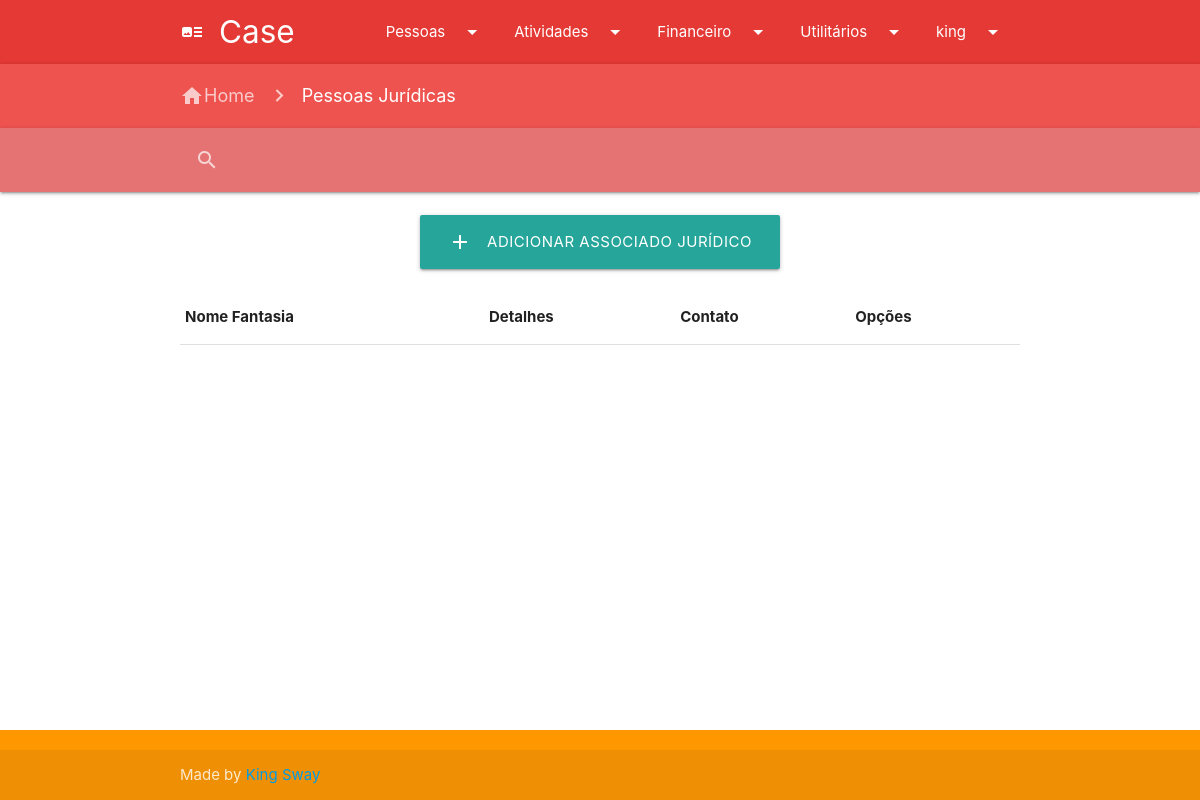
The page /pj.php (signed in) on the database as committed earlier.
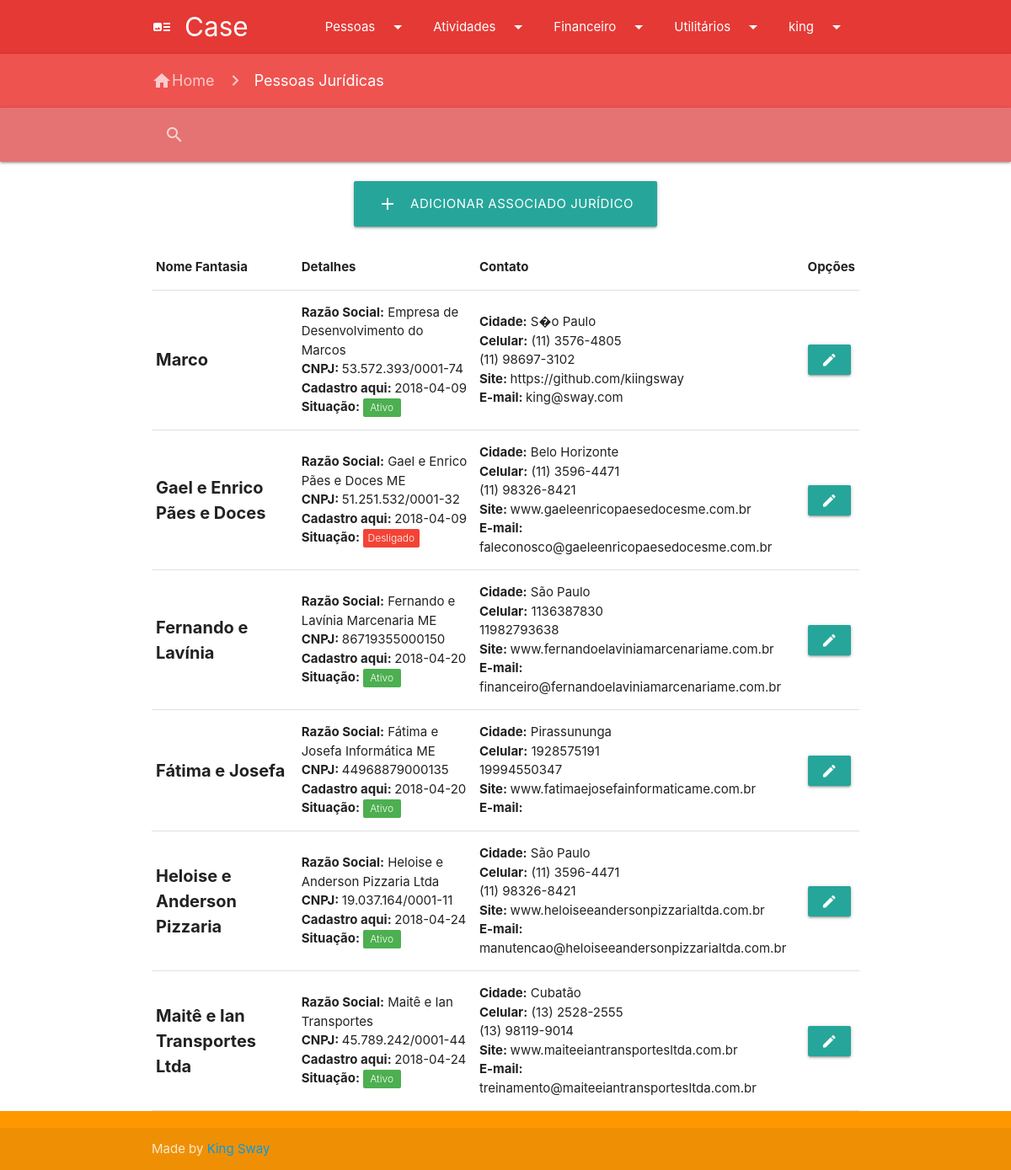
The same page on the database as committed later.
### tables this page shows
CREATE TABLE `dbusuarios` (
  `id` int(11) NOT NULL,
  `login` varchar(255) NOT NULL,
  `email` varchar(255) NOT NULL,
  `senha` varchar(255) NOT NULL,
  `permissoes` varchar(255) NOT NULL DEFAULT '0' COMMENT '1 - PF 2 - PJ 3 - Cursos 4 - Livros 5 - Inscrições 6 - Voucher 7 - Contas a Pagar 8 - A Receber 9 - Usuários 10 - Projetos',
  `status` int(1) NOT NULL DEFAULT '1'
);

CREATE TABLE `tb_pj` (
  `id` int(255) NOT NULL,
  `nome_fantasia` varchar(255) NOT NULL,
  `razao_social` varchar(255) NOT NULL,
  `cnpj` varchar(255) NOT NULL,
  `site` varchar(255) DEFAULT NULL,
  `email` varchar(255) DEFAULT NULL,
  `telefone1` varchar(255) NOT NULL,
  `situacao` int(1) NOT NULL,
  `cadastroaqui` date NOT NULL,
  `telefone2` varchar(255) DEFAULT NULL,
  `cidade` varchar(255) NOT NULL,
  `estado` varchar(2) NOT NULL,
  `senha` varchar(255) NOT NULL
);

### pj.php (the view, shortened to what this page needs)
<!DOCTYPE html>
<html>
  <head>
    <link href="css/materialize.css" type="text/css" rel="stylesheet" media="screen,projection"/>
    <link href="css/style.css" type="text/css" rel="stylesheet" media="screen,projection"/>
  </head>
<body>
		<?php require_once ("padroes/navigation.php"); ?>
    <nav class="red lighten-1" role="navigation">
      <div class="nav-wrapper container">
        <a href="index.php" class="breadcrumb"><i class="material-icons">home</i>Home</a>
        <a class="breadcrumb">Pessoas Jurídicas</a>
      </div>
    </nav>
    <?php require_once ("padroes/search.php"); ?>
    <main>
    <br><div class="container center">
      <a class="waves-effect waves-light btn-large" href="addpj.php"><i class="material-icons left">add</i>Adicionar associado Jurídico</a><br><br>
        <table id="table">
      <tr class="hoverable">
        <th>Nome Fantasia</th>
        <th>Detalhes</th>
        <th>Contato</th>
        <th>Opções</th>
      </tr>
      <?php
        $db = mysqli_connect('localhost', 'root', '', 'dbcollege');
        $user_check_query = "SELECT id, nome_fantasia, razao_social, cnpj, site, email, telefone1, telefone2, situacao, cadastroaqui, cidade, estado FROM tb_pj";
        $result = mysqli_query($db, $user_check_query);
        while ($user = mysqli_fetch_assoc($result)){ ?>
        <tr class="hoverable">
          <td style="font-size: 20px; font-weight: bold;"><?php echo $user['nome_fantasia'] ?></td>
          <td><b>Razão Social:</b> <?php echo $user['razao_social'] ?><br><b>CNPJ: </b><?php echo $user['cnpj']?><br><b>Cadastro aqui: </b><?php echo $user['cadastroaqui']?><br><b>Situação: </b><?php if ($user['situacao'] == 0) { echo '<span data-badge-caption="Desligado" class="new badge red">'; }
            if ($user['situacao'] == 1) { echo '<span data-badge-caption="Ativo" class="new badge green">'; } ?> </span></td>
          <td><b>Cidade:</b> <?php echo $user['cidade']?><br><b>Celular:</b> <?php echo $user['telefone1']?><br><?php echo $user['telefone2']?><br><b>Site: </b> <?php echo $user['site'] ?><br><b>E-mail: </b><?php echo $user['email']?><br></td>
          <form method="POST" action="editarpj.php">
          <td class="hoverable"><button class="btn tooltipped" data-tooltip="Editar" name="btnEditarPJ" <?php echo 'value="'.$user['id'].'"' ?>><i class="material-icons">edit</i></button></form>
        </tr>
      <?php
      }
      ?>
    </table>
    </div>
  </main>
    <?php require_once("padroes/footer.php") ?>
</body>
</html>

### padroes/navigation.php (shortened to what this page needs)
<!DOCTYPE html>
<html>
<head>
</head>
<body>
  <?php
    $db = mysqli_connect('localhost', 'root', '', 'dbregistro');
    if (isset($_SESSION['usuario'])){
      $usuario = $_SESSION['usuario'];
      $query = "SELECT permissoes FROM dbusuarios WHERE login='$usuario'";
      $result = mysqli_query($db, $query);
      while ($user = mysqli_fetch_assoc($result)){
        $permissoes = explode(',',$user['permissoes']);
       ?>
    <nav class="red darken-1" role="navigation">
      <div class="nav-wrapper container">
        <a id="logo-container" class="brand-logo"><i class="large material-icons">art_track</i>Case</a>
        <ul id="navSite" class="right hide-on-med-and-down">
          <li><a <?php if(in_array("1", $permissoes) || in_array("2", $permissoes)) echo 'class="dropdown-trigger"'; else echo 'class="dropdown-trigger hide"'; ?>  href="#!" data-target="dropdownPessoas">Pessoas<i class="material-icons arrow right">arrow_drop_down</i></a></li>
          <li><a <?php if(in_array("3", $permissoes) || in_array("4", $permissoes) || in_array("5", $permissoes) || in_array("6", $permissoes)) echo 'class="dropdown-trigger"'; else echo 'class="dropdown-trigger hide"'; ?> href="#!" data-target="dropdownAtividades">Atividades<i class="material-icons arrow right">arrow_drop_down</i></a></li>
          <li><a <?php if(in_array("7", $permissoes) || in_array("8", $permissoes)) echo 'class="dropdown-trigger"'; else echo 'class="dropdown-trigger hide"'; ?> href="#!" data-target="dropdownFinanceiro">Financeiro<i class="material-icons arrow right">arrow_drop_down</i></a></li>
          <li><a <?php if(in_array("9", $permissoes) || in_array("10", $permissoes)) echo 'class="dropdown-trigger"'; else echo 'class="dropdown-trigger hide"'; ?> href="#!" data-target="dropdownUtilitarios">Utilitários<i class="material-icons arrow right">arrow_drop_down</i></a></li>
          <?php  if (isset($_SESSION['usuario'])) : ?>
          <li><a class="dropdown-trigger" href="#!" data-target="dropdownLogin"><?php echo $_SESSION['usuario']; ?><i class="material-icons arrow right">arrow_drop_down</i></a></li>
          <?php endif ?>
        </ul>
      </div>
    </nav>
    <?php }}?>
</body>
</html>

Rows that differ between the two databases and show on the page:
added tb_pj: nome_fantasia "Marco", razao_social "Empresa de Desenvolvimento do Marcos", cnpj "53.572.393/0001-74", cadastroaqui "2018-04-09", situacao 1 (drawn), cidade "S�o Paulo", telefone1 "(11) 3576-4805", telefone2 "(11) 98697-3102", site "https://github.com/kiingsway", email "king@sway.com", $user['id'] 1 (drawn)
added tb_pj: nome_fantasia "Gael e Enrico Pães e Doces", razao_social "Gael e Enrico Pães e Doces ME", cnpj "51.251.532/0001-32", cadastroaqui "2018-04-09", situacao 0 (drawn), cidade "Belo Horizonte", telefone1 "(11) 3596-4471", telefone2 "(11) 98326-8421", site "www.gaeleenricopaesedocesme.com.br", email "faleconosco@gaeleenricopaesedocesme.com.br", $user['id'] 2 (drawn)
added tb_pj: nome_fantasia "Fernando e Lavínia", razao_social "Fernando e Lavínia Marcenaria ME", cnpj "86719355000150", cadastroaqui "2018-04-20", situacao 1 (drawn), cidade "São Paulo", telefone1 "1136387830", telefone2 "11982793638", site "www.fernandoelaviniamarcenariame.com.br", email "financeiro@fernandoelaviniamarcenariame.com.br", $user['id'] 4 (drawn)
added tb_pj: nome_fantasia "Fátima e Josefa", razao_social "Fátima e Josefa Informática ME", cnpj "44968879000135", cadastroaqui "2018-04-20", situacao 1 (drawn), cidade "Pirassununga", telefone1 "1928575191", telefone2 "19994550347", site "www.fatimaejosefainformaticame.com.br", $user['id'] 5 (drawn)
added tb_pj: nome_fantasia "Heloise e Anderson Pizzaria", razao_social "Heloise e Anderson Pizzaria Ltda", cnpj "19.037.164/0001-11", cadastroaqui "2018-04-24", situacao 1 (drawn), cidade "São Paulo", telefone1 "(11) 3596-4471", telefone2 "(11) 98326-8421", site "www.heloiseeandersonpizzarialtda.com.br", email "manutencao@heloiseeandersonpizzarialtda.com.br", $user['id'] 6 (drawn)
added tb_pj: nome_fantasia "Maitê e Ian Transportes Ltda", razao_social "Maitê e Ian Transportes", cnpj "45.789.242/0001-44", cadastroaqui "2018-04-24", situacao 1 (drawn), cidade "Cubatão", telefone1 "(13) 2528-2555", telefone2 "(13) 98119-9014", site "www.maiteeiantransportesltda.com.br", email "treinamento@maiteeiantransportesltda.com.br", $user['id'] 7 (drawn)
